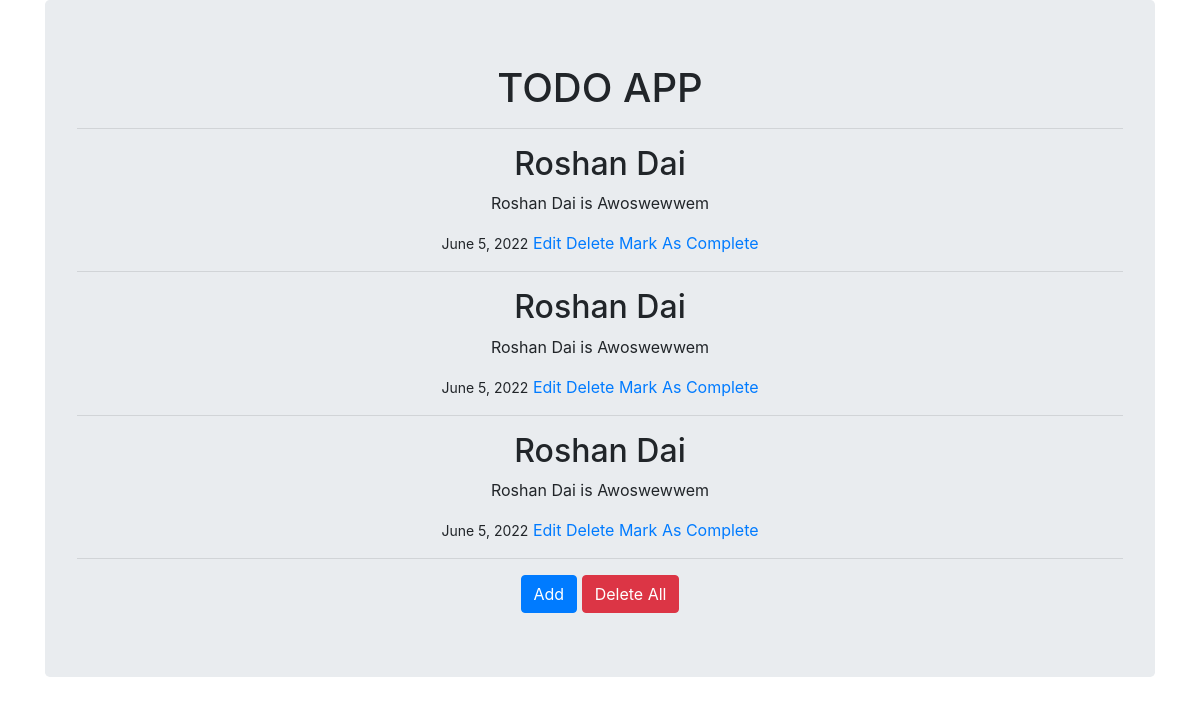
Before: /home/ with the older database file.
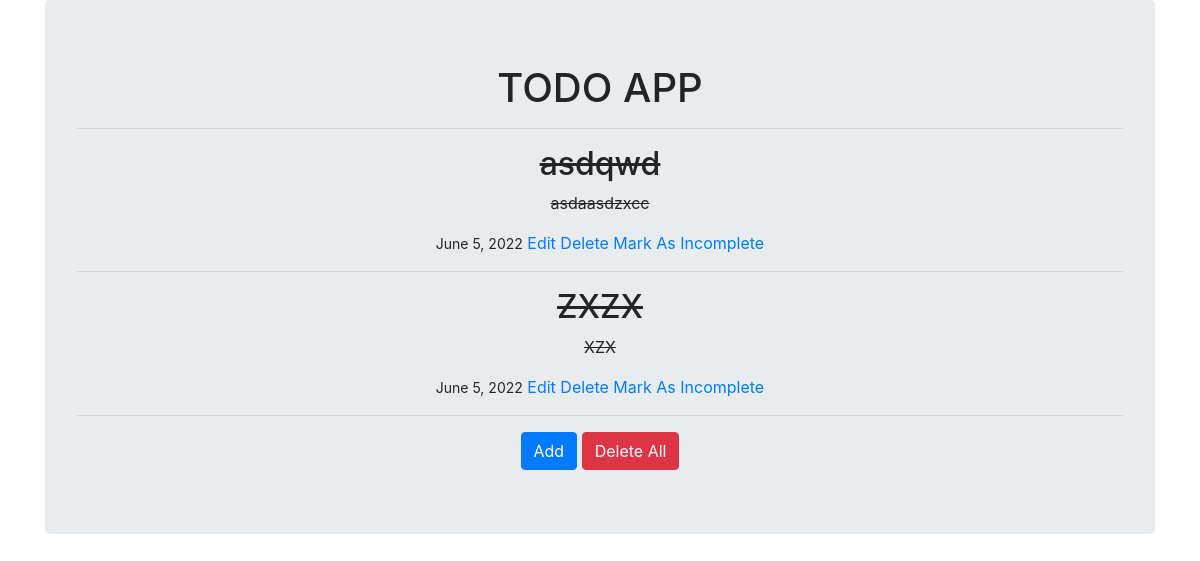
After: the same page with the newer database file.
### mainapp/models.py (models this page shows, shortened)
class TODO(models.Model):
    title = models.CharField(max_length=25)
    desc = models.CharField(max_length=250)
    is_completed = models.BooleanField(default=False)
    date_posted = models.DateField(auto_now_add=True)

### mainapp/views.py (the view)
# urls.py: 2. Add a URL to urlpatterns:  path('', views.home, name='home')
def home(request):
    todos = TODO.objects.all()
    context = {'todos':todos}
    return render(request, 'home.html', context)

### mainapp/templates/home.html (shortened to what this page needs)
{% extends 'core/base.html'%}
{% block content %}
    <h1 style="text-align: center ;">TODO APP</h1>
    <hr>
    <div style="text-align: center ;">
        {%if todos%}
            {% for todo in todos%}
                {%if todo.is_completed%}
                    <del><h2>{{todo.title}}</h2></del>
                    <del><p>{{todo.desc}}</p></del>
                {%else%}
                    <h2>{{todo.title}}</h2>
                    <p>{{todo.desc}}</p>
                {%endif%}
                <small>{{todo.date_posted}}</small>
                <a href="{% url 'edit' id=todo.id%}">Edit</a>
                <a href="{% url 'delete' id=todo.id%}">Delete</a>
                {%if todo.is_completed%}
                    <a href="{% url 'mark-as-complete' id=todo.id %}">Mark As Incomplete</a>
                {%else%}
                    <a href="{% url 'mark-as-complete' id=todo.id %}">Mark As Complete</a>
                {%endif%}
                <hr>
            {%endfor%}
        {%else%}
            <h3>NO TASK LEFT</h3>
            <hr>
        {%endif%}
        <a href="{% url 'add' %}" class="btn btn-primary">Add</a>
        <a href="{% url 'delete-all' %}" class="btn btn-danger">Delete All</a>
    </div>
{% endblock content %}

### templates/core/base.html (shortened to what this page needs)
<!doctype html>
<html lang="en">
  <head>
    <link rel="stylesheet" href="https://cdn.jsdelivr.net/npm/bootstrap@4.6.1/dist/css/bootstrap.min.css">
  </head>
  <body>
      <div class="container">
        <div class="jumbotron">
            {% block content %} {% endblock content %}
        </div>
      </div>
  </body>
</html>

Changed rows visible on the page:
removed TODO: title "Roshan Dai", desc "Roshan Dai is Awoswewwem", date_posted "June 5, 2022", is_completed "Mark As Complete"
removed TODO: title "Roshan Dai", desc "Roshan Dai is Awoswewwem", date_posted "June 5, 2022", is_completed "Mark As Complete"
removed TODO: title "Roshan Dai", desc "Roshan Dai is Awoswewwem", date_posted "June 5, 2022", is_completed "Mark As Complete"
added TODO: title "asdqwd", desc "asdaasdzxcc", date_posted "June 5, 2022", is_completed "Mark As Incomplete"
added TODO: title "ZXZX", desc "XZX", date_posted "June 5, 2022", is_completed "Mark As Incomplete"
